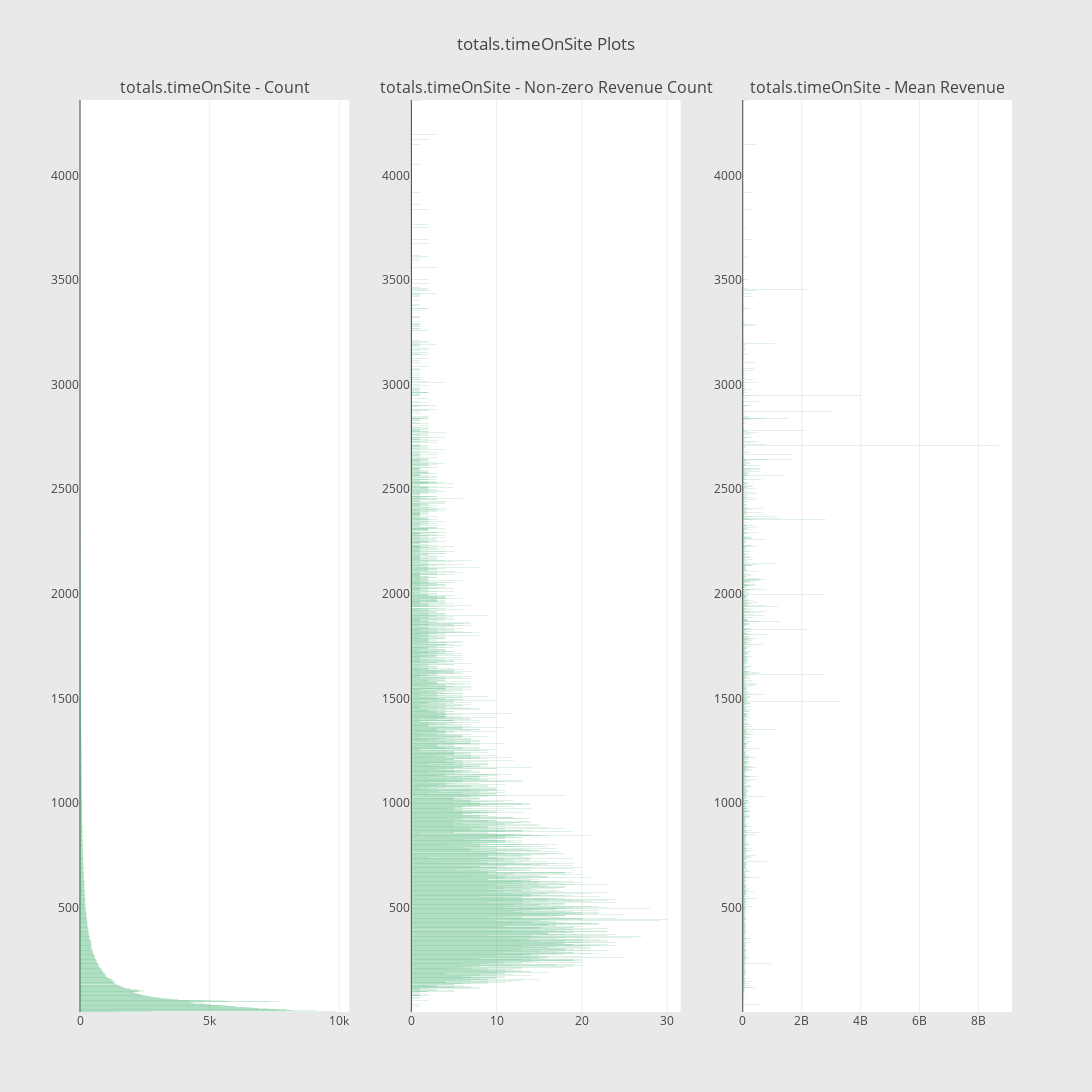

The cell this chart's notebook holds for it:
### Code cell
feature_target_bar_size_count_mean(df_train,'totals.timeOnSite', 'totals.transactionRevenue', 3000)

### Figure 1 — Plotly figure (JSON) as saved in the notebook; plotly's stock layout.template omitted (floating-point values rounded to 4 significant figures; data arrays with more than 128 entries replaced by an {"elided": "..."} marker saying what was removed)
{"data": [{"marker": {"color": "rgba(50, 171, 96, 0.6)"}, "orientation": "h", "showlegend": false, "type": "bar", "uid": "7f62f474-ee3b-11e8-9636-e0d55e4550a1", "x": {"elided": "3000 int values"}, "xaxis": "x", "y": {"elided": "3000 int values"}, "yaxis": "y"}, {"marker": {"color": "rgba(50, 171, 96, 0.6)"}, "orientation": "h", "showlegend": false, "type": "bar", "uid": "7f634262-ee3b-11e8-90a3-e0d55e4550a1", "x": {"elided": "3000 int values"}, "xaxis": "x2", "y": {"elided": "3000 int values"}, "yaxis": "y2"}, {"marker": {"color": "rgba(50, 171, 96, 0.6)"}, "orientation": "h", "showlegend": false, "type": "bar", "uid": "7f63904c-ee3b-11e8-82a7-e0d55e4550a1", "x": {"elided": "3000 float values"}, "xaxis": "x3", "y": {"elided": "3000 int values"}, "yaxis": "y3"}], "layout": {"annotations": [{"font": {"size": 16}, "showarrow": false, "text": "totals.timeOnSite - Count", "x": 0.1444, "xanchor": "center", "xref": "paper", "y": 1, "yanchor": "bottom", "yref": "paper"}, {"font": {"size": 16}, "showarrow": false, "text": "totals.timeOnSite - Non-zero Revenue Count", "x": 0.5, "xanchor": "center", "xref": "paper", "y": 1, "yanchor": "bottom", "yref": "paper"}, {"font": {"size": 16}, "showarrow": false, "text": "totals.timeOnSite - Mean Revenue", "x": 0.8556, "xanchor": "center", "xref": "paper", "y": 1, "yanchor": "bottom", "yref": "paper"}], "height": 1200, "paper_bgcolor": "rgb(233,233,233)", "title": "totals.timeOnSite Plots", "width": 1200, "xaxis": {"anchor": "y", "domain": [0, 0.2889]}, "xaxis2": {"anchor": "y2", "domain": [0.3556, 0.6444]}, "xaxis3": {"anchor": "y3", "domain": [0.7111, 1]}, "yaxis": {"anchor": "x", "domain": [0, 1]}, "yaxis2": {"anchor": "x2", "domain": [0, 1]}, "yaxis3": {"anchor": "x3", "domain": [0, 1]}}}
